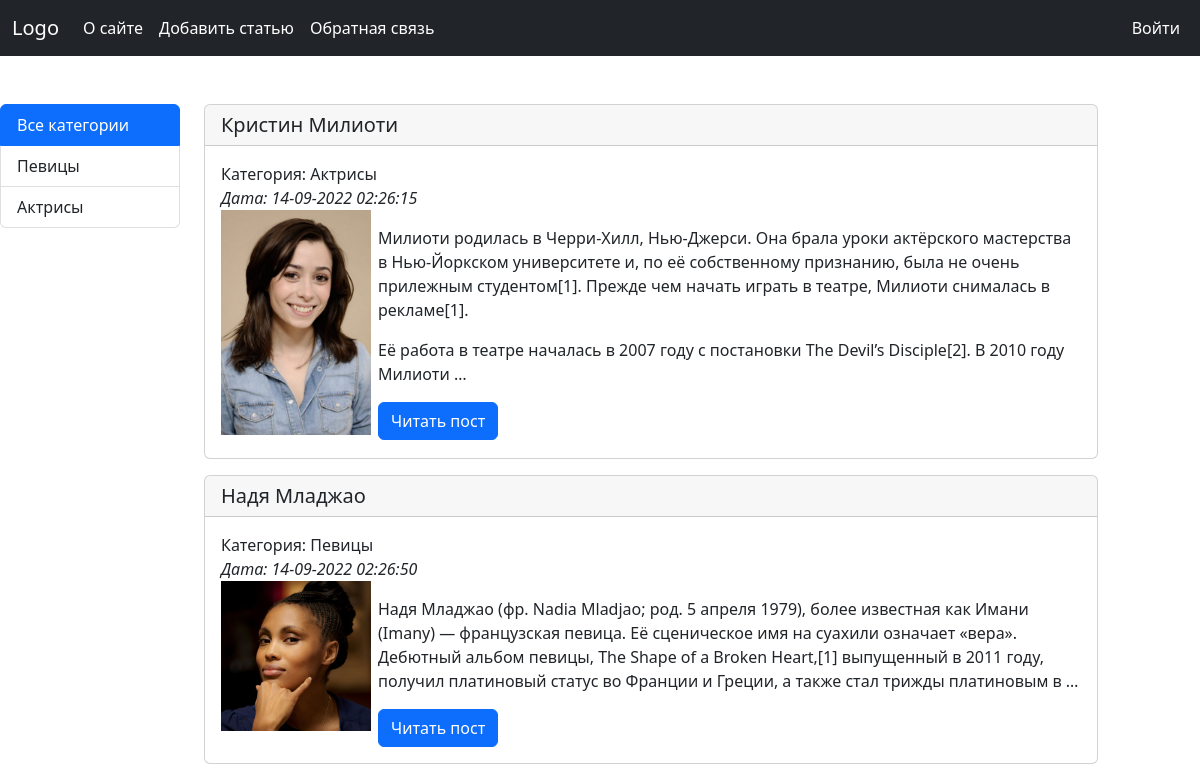
The app's page / (upper part), older data.
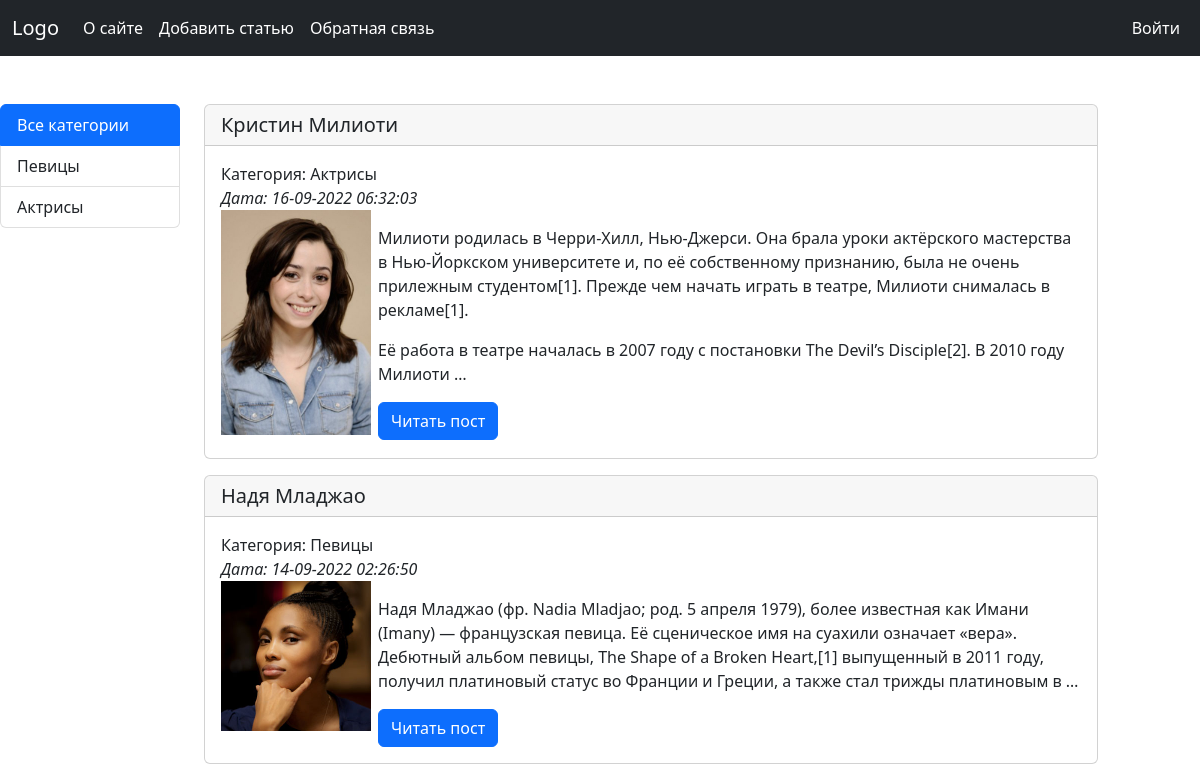
The same page, newer data.
### women/models.py (models this page shows, shortened)
class Women(models.Model):
    title = models.CharField('Заголовок', max_length=255)
    slug = models.SlugField('URL', max_length=255, unique=True, db_index=True)
    content = models.TextField('Текст статьи', blank=True)
    photo = models.ImageField('Фото', upload_to='photos/%Y/%m/%d/')
    time_create = models.DateTimeField('Время создания', auto_now_add=True)
    time_update = models.DateTimeField('Время изменения', auto_now=True)
    is_published = models.BooleanField('Публикация', default=True)
    cat = models.ForeignKey(Category, on_delete=models.PROTECT, verbose_name='Категория')
    def get_absolute_url(self):
        return reverse('post', kwargs={'post_slug': self.slug})
    class Meta:
        verbose_name = 'Известные женщины'
        verbose_name_plural = 'Известные женщины'
        ordering = ['time_create', 'title']

class Category(models.Model):
    name = models.CharField('Категория', max_length=100, db_index=True)
    slug = models.SlugField('URL', max_length=255, unique=True, db_index=True)
    def __str__(self):
        return self.name
    def get_absolute_url(self):
        return reverse('category', kwargs={'cat_slug': self.slug})
    class Meta:
        verbose_name = 'Категория'
        verbose_name_plural = 'Категории'
        ordering = ['pk']

### women/views.py (the view)
# urls.py: path('', WomenHome.as_view(), name='home'),
class WomenHome(ListView):
    model = Women
    template_name = 'women/index.html'
    context_object_name = 'posts'
    def get_queryset(self):
        return Women.objects.filter(is_published=True)
    def get_context_data(self, *, object_list=None, **kwargs):
        context = super().get_context_data(**kwargs)
        context['title'] = 'Главная страница'
        context['cat_selected'] = 0
        return context

### women/templatetags/women_tags.py (called while the page is built)
@register.inclusion_tag('women/list_categories.html')
def show_categories(sort=None, cat_selected=0):
    if not sort:
        cats = Category.objects.all()
    else:
        cats = Category.objects.order_by(sort)
    return {'cats': cats, 'cat_selected': cat_selected}

@register.inclusion_tag('women/list_menu.html')
def show_menu():
    return {'menu': menu}

### women/templates/women/index.html
{% extends 'women/base.html' %}
{% block content %}
    {% for p in posts %}
        <div class="card mb-3 {% if forloop.first %}mt-5{% endif %}">
            <h5 class="card-header">{{ p.title }}</h5>
            <div class="card-body">
                <span>Категория: {{ p.cat }}</span><br>
                <span><em>Дата: {{ p.time_update|date:"d-m-Y H:i:s" }}</em></span>
                <p class="card-text">
                    {% if p.photo %}
                        <img src="{{ p.photo.url }}" class="left-img">
                    {% endif %}
                    {{ p.content|linebreaks|truncatewords:50 }}</p>
                <a href="{{ p.get_absolute_url }}" class="btn btn-primary">Читать пост</a>
            </div>
        </div>
    {% endfor %}
{% endblock content %}

Row changes from the older to the newer data that the page shows:
changed Women "Кристин Милиоти": time_update "14-09-2022 02:26:15" → "16-09-2022 06:32:03"
